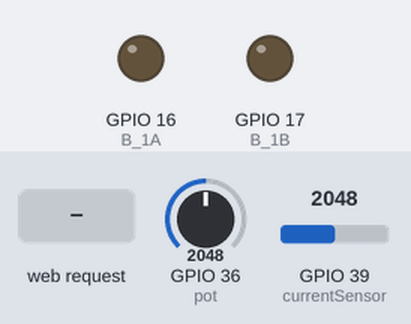
This sketch was run on a simulated ESP32. Parts: output pins drawn as LEDs (lit = HIGH). The inputs (shaded band) are chosen by the test bench; at power-on: GPIO 39 (currentSensor) = 2048, GPIO 36 (pot) = 2048. WiFi joins after 1.5 s; servers stay silent unless stated; the local clock reads 2024-03-15 10:24:30 at power-on unless the sketch sets it; what the sketch prints to the serial monitor is not drawn.

Above: at 3.2 s.
3.3 s: HTTP request GET /?montor=ON received
At 4.2 s:
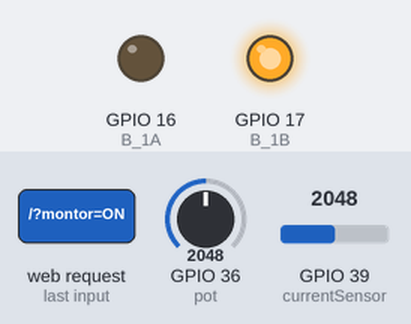
4.8 s: GPIO 39 (currentSensor) set to 2481
7.8 s: GPIO 39 (currentSensor) set to 2578
10.8 s: GPIO 36 (pot) set to 1048
12.3 s: GPIO 36 (pot) set to 945
13.8 s: HTTP request GET /?montor=OFF received
At 14.5 s:
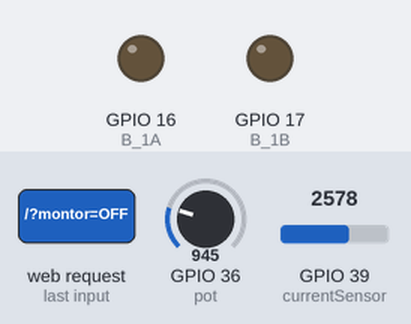
Timing chart, 0 to 16.8 s (numbered marks = the images above; inputs shaded):
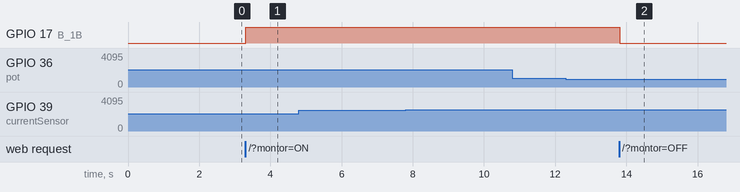

The sketch:

current_interrupt.ino
```cpp
#include <WiFi.h>
#include <ctime>
#include <iostream>
//請修改以下參數--------------------------------------------
char ssid[] = ""; //請修改為您連線的網路名稱
char password[] = ""; //請修改為您連線的網路密碼


int currentSensor=39 ;// 電流感測器訊號源設定在 ADC_GPIO39  偵測電流的類比數值轉之後可用公式計算出電流
 int pot=36; //可變電阻的設定在 ADC_GPIO36 偵測電壓的類比訊號
double current_analog=.0;//原始訊號
int B_1A=16;
int B_1B=17;
int firstTime=0;//前
int lastTime=0;//後
int tempTime=0;//暫存時間
bool currentFlag=0;

//double totalAnalog=.0;//全部的原始訊號
//double avg=.0;//原始訊號平均

WiFiServer server(80); //宣告伺服器位在80 port

void setup()
{
  Serial.begin(115200);
  Serial.print("開始連線到無線網路SSID:");
  Serial.println(ssid);
  WiFi.begin(ssid, password);
  while (WiFi.status() != WL_CONNECTED) {
    Serial.print(".");
    delay(1000);
  }
  Serial.println("連線完成");
  server.begin();
  Serial.print("伺服器已啟動，http://");
  Serial.println(WiFi.localIP());
  pinMode(B_1A, OUTPUT);
  pinMode(B_1B, OUTPUT);
}

void loop()
{
  double pot_analog = analogRead(pot);
  double current_analog = analogRead(currentSensor);
  double current = (current_analog-3200.0)*60.0/4095.0;
  Serial.println();//換行
  Serial.print("  可變電阻原始訊號:");
  Serial.print(pot_analog);
  /*Serial.print("  轉換後實際電壓(分壓):");
  Serial.print(voltage);
  Serial.print("伏特");*/
  /*Serial.print("  電流原始訊號:");
  Serial.print(current_analog);
  Serial.print("  電流基準值:");
  Serial.print("3200.0");//  某次使用經驗公式計時一分鐘觀測出來的avg 但之後電流會浮動就不準了所以用計時器比較精準*/
  Serial.print("  轉換後實際電流:");
  Serial.print(current);
  Serial.print("安培 ");
  Serial.print(time(NULL)*0.01); //1秒=1000毫秒 +delay去換算
  Serial.print("秒");
  delay(10);

  //電流平均器


  if( current >=2.5){  //電流大於2.5就記錄起始時間和設定flag=1   //末-初可以實作定時開關
    firstTime= time(NULL);
    currentFlag=1;
    Serial.print("  偵測到電流過大");
  }
  if(tempTime==0){//把起始位置暫存避免一直被刷新
    tempTime = firstTime;
  }

  if(currentFlag==1){ //當flag等於1就會一值刷新並記錄時間
    lastTime= time(NULL);
    Serial.print("  開始累積時間");
  }
  if(currentFlag==1 && (lastTime-tempTime)/15==1 ){ //這變代表電流一直持續過大 當電流flag持續大於某數值且持續累積超過15秒就關掉電器了
      digitalWrite(B_1A, LOW);  digitalWrite(B_1B, LOW); //把風扇關掉
      Serial.print("  超過15秒啟動保護關掉風扇");

      //tempTime=0;//如果電器關閉就重置time
      //lastTime=0;
  }
  if(current<2.5){ //回到正常電流就把flag重置
    currentFlag=0;
    Serial.print("  電流小於2.5");
    //tempTime=0;//如果電器關閉就重置time
      //lastTime=0;
  }


  //宣告一個連線
  WiFiClient client = server.available();
  if (client) {
    //有人連入時
    Serial.println("使用者連入");
    //-------------網頁的html部份開始--------------
    client.println("HTTP/1.1 200 OK");
    client.println("Content-Type: text/html");
    client.println("");
    client.println("<!DOCTYPE HTML>");
    client.println("<html><head><meta charset='utf-8'></head>");
    client.println("<br>");
    client.println("<h1>ESP32 Web Server</h1>");
    //HTML超連結指令
    client.println("<a href='/montor=ON'>開啟馬達風扇</a><br>");
    client.println("<a href='/montor=OFF'>關閉馬達</a><br>");
    client.println("</html>");
    //-------------網頁的html部份結束--------------
    //取得使用者輸入的網址
    String request = client.readStringUntil('\r');
    Serial.println(request);
    //判斷超連結指令
    //開關
    if (request.indexOf("montor=ON") >= 0) { digitalWrite(B_1A, LOW);  digitalWrite(B_1B, HIGH);}
    if (request.indexOf("montor=OFF") >= 0) { digitalWrite(B_1A, LOW);  digitalWrite(B_1B, LOW);  }


    Serial.println("完成");
    client.stop();//停止連線
  }
}
```

Measured:
- after the input at 3.3 s, GPIO 17 (B_1B): LOW → HIGH at once
- after the input at 4.8 s, every drawn part: stays the same
- after the input at 7.8 s, every drawn part: stays the same
- after the input at 10.8 s, every drawn part: stays the same
- after the input at 12.3 s, every drawn part: stays the same
- after the input at 13.8 s, GPIO 17 (B_1B): HIGH → LOW at once
